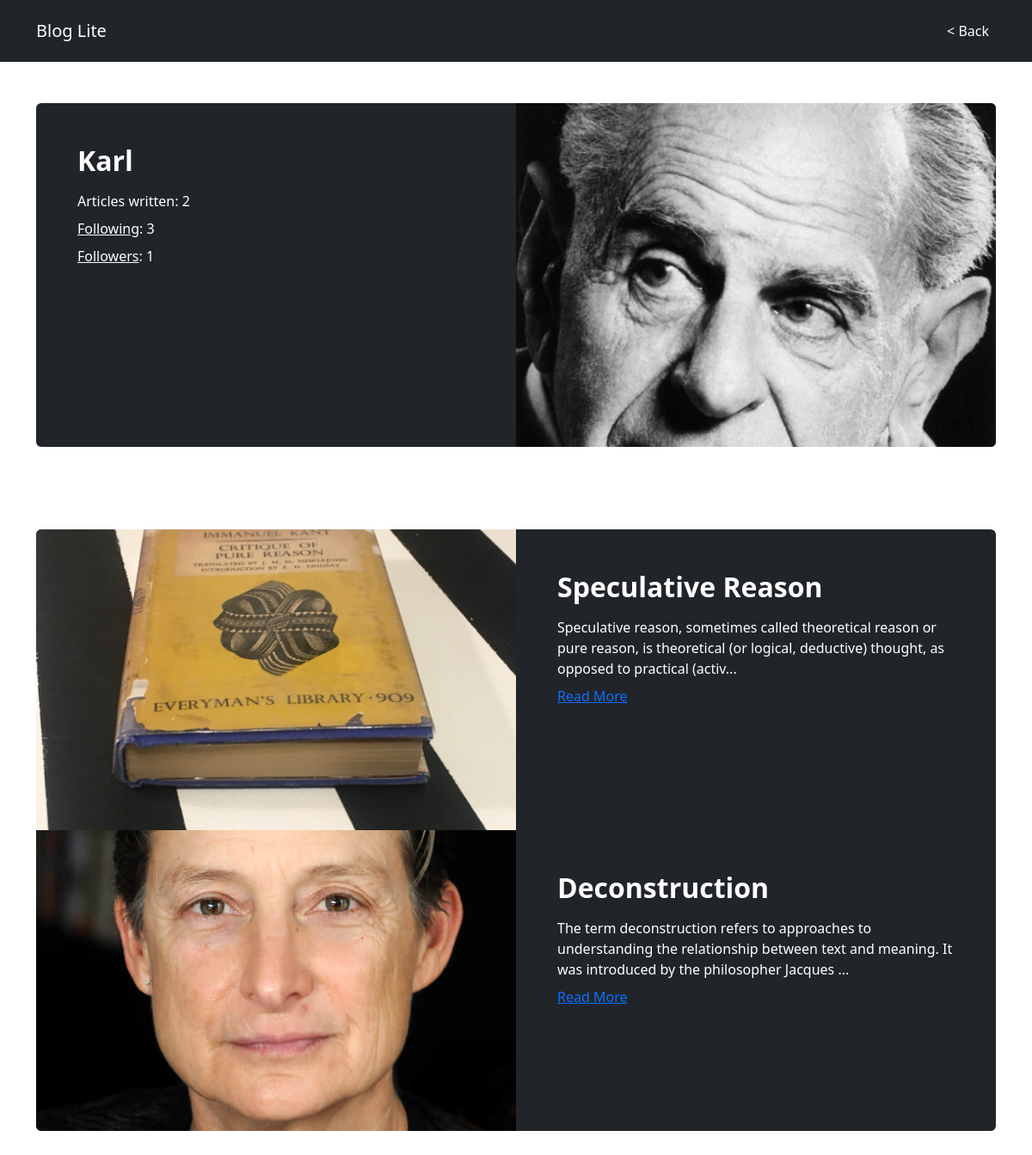
The app's page /user=Karl/account with its own data.
### application/models.py (models this page shows)
class Post(db.Model):
    __tablename__ = 'post'
    roll = db.Column(db.Integer, primary_key=True, autoincrement=True)
    author = db.Column(db.String, db.ForeignKey("user.username"), nullable=False)
    img = db.Column(db.String)
    text = db.Column(db.String, nullable=False)
    date = db.Column(db.String)
    title = db.Column(db.String, nullable=False)
    views = db.Column(db.Integer, nullable=False)

### application/controllers.py (the view)
@app.route('/user=<username>/account', methods = ["GET", "POST"])
def account(username):
    user = User.query.filter_by(username=username).first()
    if username == "[deleted]" or user == None:
        return redirect(url_for("home"))
    posts = Post.query.filter_by(author=username).order_by(Post.roll.desc()).all()
    following = len(Follow.query.filter_by(following=user.roll).order_by(Follow.follower).all())
    follower = len(Follow.query.filter_by(follower=user.roll).order_by(Follow.following).all())
    if "user" in session :
        if request.method == "GET":
            cur_user = User.query.filter_by(username=session["user"]).first()
            followed = Follow.query.filter_by(following=user.roll, follower=cur_user.roll).first()
            if username==session["user"]:
                return render_template("account.html", user = user, posts = posts, cur=True, following=following, follower=follower)
            else:
                return render_template("account.html", user = user, posts = posts, followed = followed, following=following, follower=follower, signed=True)
        elif request.method == "POST":
            if "unfollow" in request.form:
                follower = User.query.filter_by(username=session["user"]).first()
                follow = Follow.query.filter_by(follower=follower.roll, following=user.roll)
                follow.delete()
            else:
                follower = User.query.filter_by(username=session["user"]).first()
                follow = Follow(follower=follower.roll, following=user.roll)
                db.session.add(follow)
            db.session.commit()
            return redirect("/user=" + user.username + "/account")
    else:
        return render_template("account.html", user = user, posts = posts, following=following, follower=follower)

### templates/account.html (shortened to what this page needs)
<!DOCTYPE html>
<html lang="en">
<head>
    <link href="https://cdn.jsdelivr.net/npm/bootstrap@5.2.3/dist/css/bootstrap.min.css" rel="stylesheet">
</head>
<body>
    <nav class="navbar navbar-dark navbar-expand sticky-top bg-dark py-3">
        <div class="container">
            <a class="navbar-brand d-flex align-items-center" href="/"><span>Blog Lite</span></a>
            <div class="collapse navbar-collapse" id="navcol-5">
                <ul class="navbar-nav ms-auto">
                    <li class="nav-item"><a class="nav-link active" href="/">&lt; Back</a></li>
                </ul>
            </div>
        </div>
    </nav>
    <section class="py-4 py-xl-5">
        <div class="container">
            <div class="bg-dark border rounded border-0 border-dark overflow-hidden">
                <div class="row g-0">
                    <div class="col-md-6">
                        <div class="text-white p-4 p-md-5">
                            <h2 class="fw-bold text-white mb-3">{{ user.username }}</h2>
                            {% set i = posts|length %}
                            <p class="mb-2">Articles written: {{ i }}</p>
                            {% if follower %}
                            <p class="mb-2"><a style="color: white;" href="/user={{ user.username }}/account/following">Following</a>: {{ follower }}</p>
                            {% else %}
                            <p class="mb-2">Following: {{ follower }}</p>
                            {% endif %}
                            {% if following %}
                            <p class="mb-2"><a style="color: white;" href="/user={{ user.username }}/account/followers">Followers</a>: {{ following }}</p>
                            {% else %}
                            <p class="mb-2">Followers: {{ following }}</p>
                            {% endif %}
                        </div>
                    </div>
                    <div class="col-md-6 order-first order-md-last">
                        <img class="card-img-top w-100 d-block" style="object-fit: cover; height: 400px" src="../static/img/Users/{{ user.img }}.jpg" style="padding-left: 128px;">
                    </div>
                </div>
            </div>
        </div>
    </section>
    <section class="py-4 py-xl-5">
        <div class="container">
            <div class="bg-dark border rounded border-0 border-dark overflow-hidden">
                {% for post in posts %}
                <div class="row g-0">
                    <div class="col-md-6 order-first order-md-last" style="min-height: 250px;">
                        <div class="text-white p-4 p-md-5">
                            <h2 class="fw-bold text-white mb-3">{{ post.title }}</h2>
                            <p class="mb-2">{{ post.text[:150] + "..." }}</p>
                            <span><a href="/post/{{ post.roll }}">Read More</a></span>
                        </div>
                    </div>
                    <div class="col-md-6"><img class="w-100 d-block" style="object-fit: cover; height: 350px;" src="../static/img/Posts/{{ post.img }}.jpg"></div>
                </div>
                {% endfor %}
            </div>
        </div>
    </section>
</body>
</html>

### records on screen
Post: title "Speculative Reason", text "Speculative reason, sometimes called theoretical reason or pure reason, is theoretical (or logical, deductive) thought, as opposed to practical (activ...", shows a picture
Post: title "Deconstruction", text "The term deconstruction refers to approaches to understanding the relationship between text and meaning. It was introduced by the philosopher Jacques ...", shows a picture

### other values on screen
{{ user.username }} "Karl"
{{ i }} "2"
{{ follower }} "3"
{{ following }} "1"
